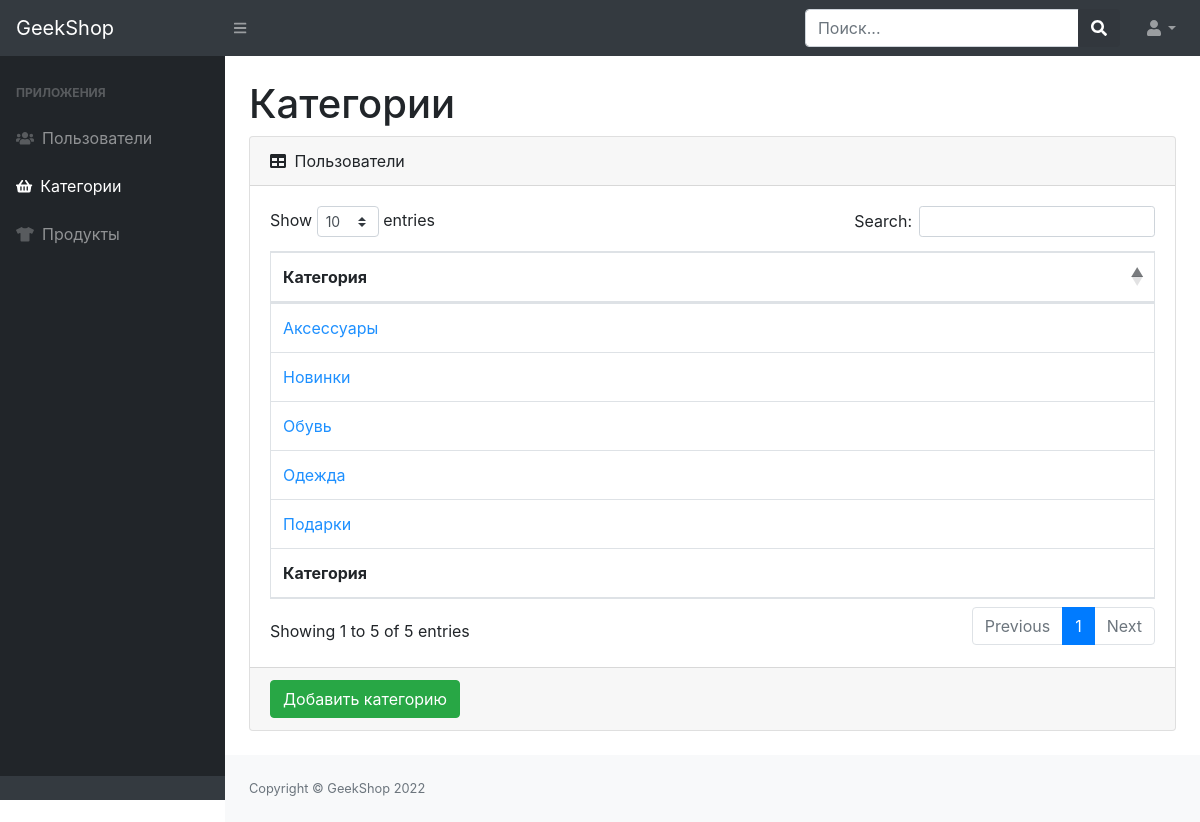
Screenshot of /adminapp/categories/ (signed in) with the database file from the repository.
### mainapp/models.py (models this page shows, shortened)
class ProductCategory(models.Model):
    name = models.CharField(max_length=64, unique=True)
    description = models.TextField(blank=True, null=True)

### adminapp/views.py (the view)
# urls.py: path('categories/', CategoryListView.as_view(), name='admin_categories'),
class CategoryListView(ListView, BaseClassContextMixin, SuperUserDispatchMixin, UserDispatchMixin):
    model = ProductCategory
    title = 'Админка | Категории товаров',
    template_name = 'adminapp/admin-categories-read.html'
    context_object_name = 'categories'

### adminapp/mixins.py (called while the page is built)
    @method_decorator(user_passes_test(lambda u: u.is_superuser))
    def dispatch(self, request, *args, **kwargs):
        return super(SuperUserDispatchMixin, self).dispatch(request, *args, **kwargs)

    def get_context_data(self, **kwargs):
        context = super(BaseClassContextMixin, self).get_context_data(**kwargs)
        context['title'] = self.title
        return context

    @method_decorator(user_passes_test(lambda u: u.is_authenticated))
    def dispatch(self, request, *args, **kwargs):
        return super(UserDispatchMixin, self).dispatch(request, *args, **kwargs)

### adminapp/templates/adminapp/admin-categories-read.html
{% extends 'adminapp/base.html' %}
{% block context %}
    <div class="container-fluid">
        <h1 class="mt-4">Категории</h1>
        <div class="card mb-4">
            <div class="card-header">
                <i class="fas fa-table mr-1"></i>
                Пользователи
            </div>
            <div class="card-body">
                <div class="table-responsive">
                    <table class="table table-bordered" id="dataTable" width="100%" cellspacing="0">
                        <thead>
                        <tr>
                            <th>Категория</th>
                        </tr>
                        </thead>
                        <tfoot>
                        <tr>
                            <th>Категория</th>
                        </tr>
                        </tfoot>
                        <tbody>
                        {% for category in categories %}
                            <tr>
                                <td><a href="{% url 'adminapp:admin_category_update' category.id %}"
                                       style="color: dodgerblue">{{ category.name }}</a></td>
                            </tr>
                        {% endfor %}
                        </tbody>
                    </table>
                </div>
            </div>
            <div class="card-footer">
                <a href="{% url 'adminapp:admin_category_add' %}">
                    <button class="btn btn-success">Добавить категорию</button>
                </a>
            </div>
        </div>
    </div>
{% endblock %}

### rows the page displays
ProductCategory: name "Новинки"
ProductCategory: name "Одежда"
ProductCategory: name "Обувь"
ProductCategory: name "Аксессуары"
ProductCategory: name "Подарки"
